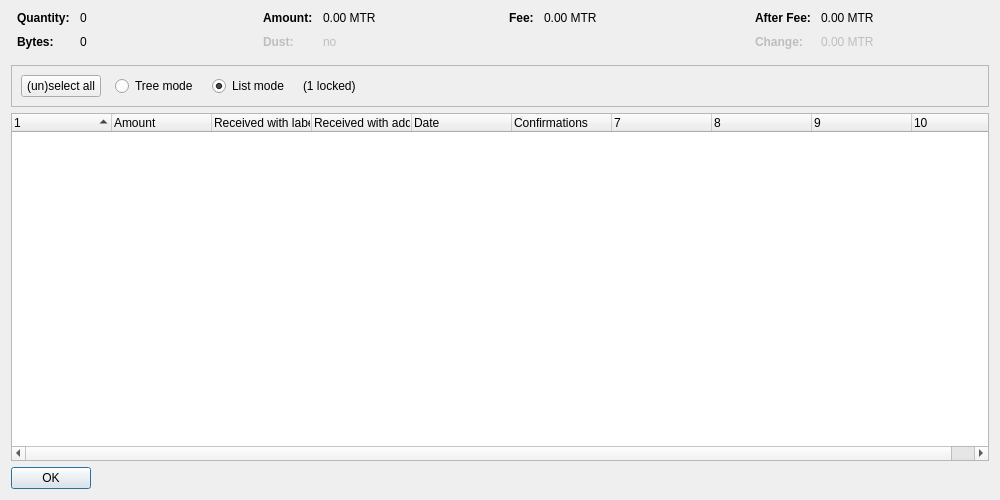
<?xml version="1.0" encoding="UTF-8"?>
<ui version="4.0">
 <class>CoinControlDialog</class>
 <widget class="QDialog" name="CoinControlDialog">
  <property name="geometry">
   <rect>
    <x>0</x>
    <y>0</y>
    <width>1000</width>
    <height>500</height>
   </rect>
  </property>
  <property name="windowTitle">
   <string>Coin Selection</string>
  </property>
  <layout class="QVBoxLayout" name="verticalLayout">
   <item>
    <layout class="QHBoxLayout" name="horizontalLayoutTop" stretch="0,0,0,0">
     <property name="topMargin">
      <number>0</number>
     </property>
     <property name="bottomMargin">
      <number>10</number>
     </property>
     <item>
      <layout class="QFormLayout" name="formLayoutCoinControl1">
       <property name="horizontalSpacing">
        <number>10</number>
       </property>
       <property name="verticalSpacing">
        <number>10</number>
       </property>
       <property name="leftMargin">
        <number>6</number>
       </property>
       <property name="rightMargin">
        <number>6</number>
       </property>
       <item row="0" column="0">
        <widget class="QLabel" name="labelCoinControlQuantityText">
         <property name="font">
          <font>
           <weight>75</weight>
           <bold>true</bold>
          </font>
         </property>
         <property name="text">
          <string>Quantity:</string>
         </property>
        </widget>
       </item>
       <item row="0" column="1">
        <widget class="QLabel" name="labelCoinControlQuantity">
         <property name="cursor">
          <cursorShape>IBeamCursor</cursorShape>
         </property>
         <property name="contextMenuPolicy">
          <enum>Qt::ActionsContextMenu</enum>
         </property>
         <property name="text">
          <string notr="true">0</string>
         </property>
         <property name="textInteractionFlags">
          <set>Qt::LinksAccessibleByMouse|Qt::TextSelectableByKeyboard|Qt::TextSelectableByMouse</set>
         </property>
        </widget>
       </item>
       <item row="1" column="0">
        <widget class="QLabel" name="labelCoinControlBytesText">
         <property name="font">
          <font>
           <weight>75</weight>
           <bold>true</bold>
          </font>
         </property>
         <property name="text">
          <string>Bytes:</string>
         </property>
        </widget>
       </item>
       <item row="1" column="1">
        <widget class="QLabel" name="labelCoinControlBytes">
         <property name="cursor">
          <cursorShape>IBeamCursor</cursorShape>
         </property>
         <property name="contextMenuPolicy">
          <enum>Qt::ActionsContextMenu</enum>
         </property>
         <property name="text">
          <string notr="true">0</string>
         </property>
         <property name="textInteractionFlags">
          <set>Qt::LinksAccessibleByMouse|Qt::TextSelectableByKeyboard|Qt::TextSelectableByMouse</set>
         </property>
        </widget>
       </item>
      </layout>
     </item>
     <item>
      <layout class="QFormLayout" name="formLayoutCoinControl2">
       <property name="horizontalSpacing">
        <number>10</number>
       </property>
       <property name="verticalSpacing">
        <number>10</number>
       </property>
       <property name="leftMargin">
        <number>6</number>
       </property>
       <property name="rightMargin">
        <number>6</number>
       </property>
       <item row="0" column="0">
        <widget class="QLabel" name="labelCoinControlAmountText">
         <property name="font">
          <font>
           <weight>75</weight>
           <bold>true</bold>
          </font>
         </property>
         <property name="text">
          <string>Amount:</string>
         </property>
        </widget>
       </item>
       <item row="0" column="1">
        <widget class="QLabel" name="labelCoinControlAmount">
         <property name="cursor">
          <cursorShape>IBeamCursor</cursorShape>
         </property>
         <property name="contextMenuPolicy">
          <enum>Qt::ActionsContextMenu</enum>
         </property>
         <property name="text">
          <string notr="true">0.00 MTR</string>
         </property>
         <property name="textInteractionFlags">
          <set>Qt::LinksAccessibleByMouse|Qt::TextSelectableByKeyboard|Qt::TextSelectableByMouse</set>
         </property>
        </widget>
       </item>
       <item row="1" column="0">
        <widget class="QLabel" name="labelCoinControlLowOutputText">
         <property name="enabled">
          <bool>false</bool>
         </property>
         <property name="font">
          <font>
           <weight>75</weight>
           <bold>true</bold>
          </font>
         </property>
         <property name="text">
          <string>Dust:</string>
         </property>
        </widget>
       </item>
       <item row="1" column="1">
        <widget class="QLabel" name="labelCoinControlLowOutput">
         <property name="enabled">
          <bool>false</bool>
         </property>
         <property name="cursor">
          <cursorShape>IBeamCursor</cursorShape>
         </property>
         <property name="contextMenuPolicy">
          <enum>Qt::ActionsContextMenu</enum>
         </property>
         <property name="text">
          <string notr="true">no</string>
         </property>
         <property name="textInteractionFlags">
          <set>Qt::LinksAccessibleByMouse|Qt::TextSelectableByKeyboard|Qt::TextSelectableByMouse</set>
         </property>
        </widget>
       </item>
      </layout>
     </item>
     <item>
      <layout class="QFormLayout" name="formLayoutCoinControl3">
       <property name="horizontalSpacing">
        <number>10</number>
       </property>
       <property name="verticalSpacing">
        <number>10</number>
       </property>
       <property name="leftMargin">
        <number>6</number>
       </property>
       <property name="rightMargin">
        <number>6</number>
       </property>
       <item row="0" column="0">
        <widget class="QLabel" name="labelCoinControlFeeText">
         <property name="font">
          <font>
           <weight>75</weight>
           <bold>true</bold>
          </font>
         </property>
         <property name="text">
          <string>Fee:</string>
         </property>
        </widget>
       </item>
       <item row="0" column="1">
        <widget class="QLabel" name="labelCoinControlFee">
         <property name="cursor">
          <cursorShape>IBeamCursor</cursorShape>
         </property>
         <property name="contextMenuPolicy">
          <enum>Qt::ActionsContextMenu</enum>
         </property>
         <property name="text">
          <string notr="true">0.00 MTR</string>
         </property>
         <property name="textInteractionFlags">
          <set>Qt::LinksAccessibleByMouse|Qt::TextSelectableByKeyboard|Qt::TextSelectableByMouse</set>
         </property>
        </widget>
       </item>
      </layout>
     </item>
     <item>
      <layout class="QFormLayout" name="formLayoutCoinControl4">
       <property name="horizontalSpacing">
        <number>10</number>
       </property>
       <property name="verticalSpacing">
        <number>10</number>
       </property>
       <property name="leftMargin">
        <number>6</number>
       </property>
       <property name="rightMargin">
        <number>6</number>
       </property>
       <item row="0" column="0">
        <widget class="QLabel" name="labelCoinControlAfterFeeText">
         <property name="font">
          <font>
           <weight>75</weight>
           <bold>true</bold>
          </font>
         </property>
         <property name="text">
          <string>After Fee:</string>
         </property>
        </widget>
       </item>
       <item row="0" column="1">
        <widget class="QLabel" name="labelCoinControlAfterFee">
         <property name="cursor">
          <cursorShape>IBeamCursor</cursorShape>
         </property>
         <property name="contextMenuPolicy">
          <enum>Qt::ActionsContextMenu</enum>
         </property>
         <property name="text">
          <string notr="true">0.00 MTR</string>
         </property>
         <property name="textInteractionFlags">
          <set>Qt::LinksAccessibleByMouse|Qt::TextSelectableByKeyboard|Qt::TextSelectableByMouse</set>
         </property>
        </widget>
       </item>
       <item row="1" column="0">
        <widget class="QLabel" name="labelCoinControlChangeText">
         <property name="enabled">
          <bool>false</bool>
         </property>
         <property name="font">
          <font>
           <weight>75</weight>
           <bold>true</bold>
          </font>
         </property>
         <property name="text">
          <string>Change:</string>
         </property>
        </widget>
       </item>
       <item row="1" column="1">
        <widget class="QLabel" name="labelCoinControlChange">
         <property name="enabled">
          <bool>false</bool>
         </property>
         <property name="cursor">
          <cursorShape>IBeamCursor</cursorShape>
         </property>
         <property name="contextMenuPolicy">
          <enum>Qt::ActionsContextMenu</enum>
         </property>
         <property name="text">
          <string notr="true">0.00 MTR</string>
         </property>
         <property name="textInteractionFlags">
          <set>Qt::LinksAccessibleByMouse|Qt::TextSelectableByKeyboard|Qt::TextSelectableByMouse</set>
         </property>
        </widget>
       </item>
      </layout>
     </item>
    </layout>
   </item>
   <item>
    <widget class="QFrame" name="frame">
     <property name="minimumSize">
      <size>
       <width>0</width>
       <height>40</height>
      </size>
     </property>
     <property name="frameShape">
      <enum>QFrame::StyledPanel</enum>
     </property>
     <property name="frameShadow">
      <enum>QFrame::Sunken</enum>
     </property>
     <layout class="QHBoxLayout" name="horizontalLayout">
      <item>
       <layout class="QHBoxLayout" name="horizontalLayoutPanel" stretch="0,0,0,0,0">
        <property name="spacing">
         <number>14</number>
        </property>
        <item>
         <widget class="QPushButton" name="pushButtonSelectAll">
          <property name="sizePolicy">
           <sizepolicy hsizetype="Maximum" vsizetype="Fixed">
            <horstretch>0</horstretch>
            <verstretch>0</verstretch>
           </sizepolicy>
          </property>
          <property name="text">
           <string>(un)select all</string>
          </property>
          <property name="autoDefault">
           <bool>false</bool>
          </property>
         </widget>
        </item>
        <item>
         <widget class="QRadioButton" name="radioTreeMode">
          <property name="sizePolicy">
           <sizepolicy hsizetype="Maximum" vsizetype="Fixed">
            <horstretch>0</horstretch>
            <verstretch>0</verstretch>
           </sizepolicy>
          </property>
          <property name="text">
           <string>Tree mode</string>
          </property>
         </widget>
        </item>
        <item>
         <widget class="QRadioButton" name="radioListMode">
          <property name="sizePolicy">
           <sizepolicy hsizetype="Maximum" vsizetype="Fixed">
            <horstretch>0</horstretch>
            <verstretch>0</verstretch>
           </sizepolicy>
          </property>
          <property name="text">
           <string>List mode</string>
          </property>
          <property name="checked">
           <bool>true</bool>
          </property>
         </widget>
        </item>
        <item>
         <widget class="QLabel" name="labelLocked">
          <property name="text">
           <string notr="true">(1 locked)</string>
          </property>
         </widget>
        </item>
        <item>
         <spacer name="horizontalSpacer">
          <property name="orientation">
           <enum>Qt::Horizontal</enum>
          </property>
          <property name="sizeHint" stdset="0">
           <size>
            <width>40</width>
            <height>20</height>
           </size>
          </property>
         </spacer>
        </item>
       </layout>
      </item>
     </layout>
    </widget>
   </item>
   <item>
    <widget class="CoinControlTreeWidget" name="treeWidget">
     <property name="contextMenuPolicy">
      <enum>Qt::CustomContextMenu</enum>
     </property>
     <property name="sortingEnabled">
      <bool>false</bool>
     </property>
     <property name="columnCount">
      <number>10</number>
     </property>
     <attribute name="headerShowSortIndicator" stdset="0">
      <bool>true</bool>
     </attribute>
     <attribute name="headerStretchLastSection">
      <bool>false</bool>
     </attribute>
     <column>
      <property name="text">
       <string/>
      </property>
     </column>
     <column>
      <property name="text">
       <string>Amount</string>
      </property>
     </column>
     <column>
      <property name="text">
       <string>Received with label</string>
      </property>
     </column>
     <column>
      <property name="text">
       <string>Received with address</string>
      </property>
     </column>
     <column>
      <property name="text">
       <string>Date</string>
      </property>
     </column>
     <column>
      <property name="text">
       <string>Confirmations</string>
      </property>
      <property name="toolTip">
       <string>Confirmed</string>
      </property>
     </column>
     <column>
      <property name="text">
       <string/>
      </property>
     </column>
     <column>
      <property name="text">
       <string/>
      </property>
     </column>
     <column>
      <property name="text">
       <string/>
      </property>
     </column>
     <column>
      <property name="text">
       <string/>
      </property>
     </column>
    </widget>
   </item>
   <item>
    <widget class="QDialogButtonBox" name="buttonBox">
     <property name="sizePolicy">
      <sizepolicy hsizetype="Maximum" vsizetype="Fixed">
       <horstretch>0</horstretch>
       <verstretch>0</verstretch>
      </sizepolicy>
     </property>
     <property name="orientation">
      <enum>Qt::Horizontal</enum>
     </property>
     <property name="standardButtons">
      <set>QDialogButtonBox::Ok</set>
     </property>
    </widget>
   </item>
  </layout>
 </widget>
 <customwidgets>
  <customwidget>
   <class>CoinControlTreeWidget</class>
   <extends>QTreeWidget</extends>
   <header>coincontroltreewidget.h</header>
  </customwidget>
 </customwidgets>
 <resources/>
 <connections/>
</ui>
